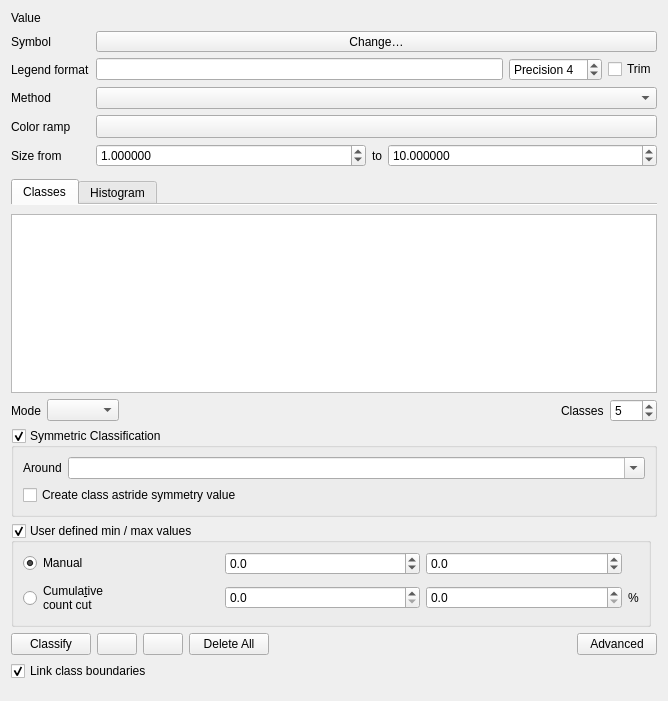
<?xml version="1.0" encoding="UTF-8"?>
<ui version="4.0">
 <class>QgsGraduatedSymbolRendererWidget</class>
 <widget class="QWidget" name="QgsGraduatedSymbolRendererWidget">
  <property name="geometry">
   <rect>
    <x>0</x>
    <y>0</y>
    <width>668</width>
    <height>701</height>
   </rect>
  </property>
  <layout class="QGridLayout" name="gridLayout">
   <item row="3" column="1">
    <widget class="QComboBox" name="methodComboBox">
     <property name="toolTip">
      <string>&lt;html&gt;&lt;head/&gt;&lt;body&gt;&lt;p&gt;Choose between color and size graduation. &lt;/p&gt;&lt;p&gt;&lt;br/&gt;&lt;/p&gt;&lt;p&gt;If you want to combine both, use a data-defined size for the symbol and graduate by color.&lt;/p&gt;&lt;/body&gt;&lt;/html&gt;</string>
     </property>
    </widget>
   </item>
   <item row="0" column="1">
    <widget class="QgsFieldExpressionWidget" name="mExpressionWidget" native="true">
     <property name="sizePolicy">
      <sizepolicy hsizetype="Preferred" vsizetype="Fixed">
       <horstretch>0</horstretch>
       <verstretch>0</verstretch>
      </sizepolicy>
     </property>
     <property name="minimumSize">
      <size>
       <width>10</width>
       <height>0</height>
      </size>
     </property>
     <property name="focusPolicy">
      <enum>Qt::StrongFocus</enum>
     </property>
    </widget>
   </item>
   <item row="2" column="0">
    <widget class="QLabel" name="label">
     <property name="text">
      <string>Legend format</string>
     </property>
     <property name="alignment">
      <set>Qt::AlignLeading|Qt::AlignLeft|Qt::AlignVCenter</set>
     </property>
     <property name="buddy">
      <cstring>txtLegendFormat</cstring>
     </property>
    </widget>
   </item>
   <item row="3" column="0">
    <widget class="QLabel" name="labelMethod">
     <property name="text">
      <string>Method</string>
     </property>
    </widget>
   </item>
   <item row="5" column="0">
    <widget class="QLabel" name="lblSize">
     <property name="text">
      <string>Size from</string>
     </property>
     <property name="buddy">
      <cstring>minSizeSpinBox</cstring>
     </property>
    </widget>
   </item>
   <item row="4" column="1">
    <widget class="QgsColorRampButton" name="btnColorRamp">
     <property name="sizePolicy">
      <sizepolicy hsizetype="Expanding" vsizetype="Fixed">
       <horstretch>0</horstretch>
       <verstretch>0</verstretch>
      </sizepolicy>
     </property>
     <property name="minimumSize">
      <size>
       <width>120</width>
       <height>0</height>
      </size>
     </property>
     <property name="maximumSize">
      <size>
       <width>16777215</width>
       <height>16777215</height>
      </size>
     </property>
    </widget>
   </item>
   <item row="0" column="0">
    <widget class="QLabel" name="label_4">
     <property name="text">
      <string>Value</string>
     </property>
    </widget>
   </item>
   <item row="5" column="1">
    <layout class="QHBoxLayout" name="layoutSize">
     <item>
      <widget class="QgsDoubleSpinBox" name="minSizeSpinBox">
       <property name="decimals">
        <number>6</number>
       </property>
       <property name="maximum">
        <double>999999999.000000000000000</double>
       </property>
       <property name="singleStep">
        <double>0.200000000000000</double>
       </property>
       <property name="value">
        <double>1.000000000000000</double>
       </property>
       <property name="showClearButton" stdset="0">
        <bool>false</bool>
       </property>
      </widget>
     </item>
     <item>
      <widget class="QLabel" name="lblSizeTo">
       <property name="sizePolicy">
        <sizepolicy hsizetype="Maximum" vsizetype="Preferred">
         <horstretch>0</horstretch>
         <verstretch>0</verstretch>
        </sizepolicy>
       </property>
       <property name="text">
        <string>to</string>
       </property>
      </widget>
     </item>
     <item>
      <widget class="QgsDoubleSpinBox" name="maxSizeSpinBox">
       <property name="decimals">
        <number>6</number>
       </property>
       <property name="maximum">
        <double>999999999.000000000000000</double>
       </property>
       <property name="singleStep">
        <double>0.200000000000000</double>
       </property>
       <property name="value">
        <double>10.000000000000000</double>
       </property>
       <property name="showClearButton" stdset="0">
        <bool>false</bool>
       </property>
      </widget>
     </item>
    </layout>
   </item>
   <item row="6" column="1">
    <widget class="QgsUnitSelectionWidget" name="mSizeUnitWidget" native="true">
     <property name="minimumSize">
      <size>
       <width>14</width>
       <height>0</height>
      </size>
     </property>
     <property name="focusPolicy">
      <enum>Qt::StrongFocus</enum>
     </property>
    </widget>
   </item>
   <item row="2" column="1">
    <layout class="QHBoxLayout" name="horizontalLayout_6">
     <property name="topMargin">
      <number>0</number>
     </property>
     <item>
      <widget class="QLineEdit" name="txtLegendFormat">
       <property name="toolTip">
        <string>Template for the legend text associated with each classification.  
Use &quot;%1&quot; for the lower bound of the classification, and &quot;%2&quot; for the upper bound.</string>
       </property>
       <property name="alignment">
        <set>Qt::AlignLeading|Qt::AlignLeft|Qt::AlignVCenter</set>
       </property>
      </widget>
     </item>
     <item>
      <widget class="QgsSpinBox" name="spinPrecision">
       <property name="sizePolicy">
        <sizepolicy hsizetype="Minimum" vsizetype="Fixed">
         <horstretch>0</horstretch>
         <verstretch>0</verstretch>
        </sizepolicy>
       </property>
       <property name="toolTip">
        <string>Precision of upper and lower values in label text.
Positive is number of decimal places
Negative rounds to powers of 10</string>
       </property>
       <property name="prefix">
        <string>Precision </string>
       </property>
       <property name="minimum">
        <number>0</number>
       </property>
       <property name="maximum">
        <number>10</number>
       </property>
       <property name="value">
        <number>4</number>
       </property>
      </widget>
     </item>
     <item>
      <widget class="QCheckBox" name="cbxTrimTrailingZeroes">
       <property name="toolTip">
        <string>Check to remove trailing zeroes after the decimal point from the upper and lower values in the legend.</string>
       </property>
       <property name="text">
        <string>Trim</string>
       </property>
      </widget>
     </item>
    </layout>
   </item>
   <item row="1" column="1">
    <widget class="QgsSymbolButton" name="btnChangeGraduatedSymbol">
     <property name="sizePolicy">
      <sizepolicy hsizetype="Minimum" vsizetype="Fixed">
       <horstretch>1</horstretch>
       <verstretch>0</verstretch>
      </sizepolicy>
     </property>
     <property name="text">
      <string>Change…</string>
     </property>
    </widget>
   </item>
   <item row="4" column="0">
    <widget class="QLabel" name="lblColorRamp">
     <property name="text">
      <string>Color ramp</string>
     </property>
     <property name="buddy">
      <cstring>btnColorRamp</cstring>
     </property>
    </widget>
   </item>
   <item row="1" column="0">
    <widget class="QLabel" name="label_6">
     <property name="text">
      <string>Symbol</string>
     </property>
     <property name="buddy">
      <cstring>btnChangeGraduatedSymbol</cstring>
     </property>
    </widget>
   </item>
   <item row="7" column="0" colspan="2">
    <widget class="QTabWidget" name="tabWidget">
     <property name="currentIndex">
      <number>0</number>
     </property>
     <property name="documentMode">
      <bool>true</bool>
     </property>
     <widget class="QWidget" name="tab">
      <attribute name="title">
       <string>Classes</string>
      </attribute>
      <layout class="QGridLayout" name="gridLayout_3">
       <property name="leftMargin">
        <number>0</number>
       </property>
       <property name="rightMargin">
        <number>0</number>
       </property>
       <item row="2" column="0">
        <layout class="QFormLayout" name="mParametersLayout"/>
       </item>
       <item row="1" column="0" colspan="3">
        <layout class="QHBoxLayout" name="horizontalLayout_5">
         <item>
          <widget class="QLabel" name="label_8">
           <property name="text">
            <string>Mode</string>
           </property>
           <property name="buddy">
            <cstring>cboGraduatedMode</cstring>
           </property>
          </widget>
         </item>
         <item>
          <widget class="QComboBox" name="cboGraduatedMode">
           <property name="editable">
            <bool>false</bool>
           </property>
          </widget>
         </item>
         <item>
          <widget class="QWidget" name="widget" native="true"/>
         </item>
         <item>
          <spacer name="horizontalSpacer_4">
           <property name="orientation">
            <enum>Qt::Horizontal</enum>
           </property>
           <property name="sizeHint" stdset="0">
            <size>
             <width>40</width>
             <height>20</height>
            </size>
           </property>
          </spacer>
         </item>
         <item>
          <widget class="QLabel" name="label_5">
           <property name="text">
            <string>Classes</string>
           </property>
           <property name="buddy">
            <cstring>spinGraduatedClasses</cstring>
           </property>
          </widget>
         </item>
         <item>
          <widget class="QgsSpinBox" name="spinGraduatedClasses">
           <property name="sizePolicy">
            <sizepolicy hsizetype="Minimum" vsizetype="Fixed">
             <horstretch>0</horstretch>
             <verstretch>0</verstretch>
            </sizepolicy>
           </property>
           <property name="minimum">
            <number>1</number>
           </property>
           <property name="maximum">
            <number>999</number>
           </property>
           <property name="value">
            <number>5</number>
           </property>
          </widget>
         </item>
        </layout>
       </item>
       <item row="5" column="0" colspan="3">
        <layout class="QHBoxLayout" name="horizontalLayout_3">
         <item>
          <widget class="QPushButton" name="btnGraduatedClassify">
           <property name="text">
            <string>Classify</string>
           </property>
          </widget>
         </item>
         <item>
          <widget class="QPushButton" name="btnGraduatedAdd">
           <property name="toolTip">
            <string>Add class</string>
           </property>
           <property name="icon">
            <iconset resource="../../images/images.qrc">
             <normaloff>:/images/themes/default/symbologyAdd.svg</normaloff>:/images/themes/default/symbologyAdd.svg</iconset>
           </property>
          </widget>
         </item>
         <item>
          <widget class="QPushButton" name="btnGraduatedDelete">
           <property name="toolTip">
            <string>Delete</string>
           </property>
           <property name="icon">
            <iconset resource="../../images/images.qrc">
             <normaloff>:/images/themes/default/symbologyRemove.svg</normaloff>:/images/themes/default/symbologyRemove.svg</iconset>
           </property>
          </widget>
         </item>
         <item>
          <widget class="QPushButton" name="btnDeleteAllClasses">
           <property name="text">
            <string>Delete All</string>
           </property>
          </widget>
         </item>
         <item>
          <spacer name="horizontalSpacer_2">
           <property name="orientation">
            <enum>Qt::Horizontal</enum>
           </property>
           <property name="sizeHint" stdset="0">
            <size>
             <width>0</width>
             <height>20</height>
            </size>
           </property>
          </spacer>
         </item>
         <item>
          <widget class="QPushButton" name="btnAdvanced">
           <property name="text">
            <string>Advanced</string>
           </property>
          </widget>
         </item>
        </layout>
       </item>
       <item row="0" column="0" colspan="3">
        <widget class="QTreeView" name="viewGraduated">
         <property name="contextMenuPolicy">
          <enum>Qt::CustomContextMenu</enum>
         </property>
         <property name="showDropIndicator" stdset="0">
          <bool>true</bool>
         </property>
         <property name="dragDropMode">
          <enum>QAbstractItemView::InternalMove</enum>
         </property>
         <property name="selectionMode">
          <enum>QAbstractItemView::ExtendedSelection</enum>
         </property>
         <property name="rootIsDecorated">
          <bool>false</bool>
         </property>
         <property name="itemsExpandable">
          <bool>false</bool>
         </property>
         <property name="sortingEnabled">
          <bool>true</bool>
         </property>
        </widget>
       </item>
       <item row="6" column="0" colspan="3">
        <layout class="QHBoxLayout" name="_2">
         <item>
          <widget class="QCheckBox" name="cbxLinkBoundaries">
           <property name="text">
            <string>Link class boundaries</string>
           </property>
           <property name="checked">
            <bool>true</bool>
           </property>
          </widget>
         </item>
        </layout>
       </item>
       <item row="3" column="0" colspan="3">
        <widget class="QgsCollapsibleGroupBoxBasic" name="mGroupBoxSymmetric">
         <property name="title">
          <string>Symmetric Classification</string>
         </property>
         <property name="checkable">
          <bool>true</bool>
         </property>
         <layout class="QGridLayout" name="gridLayout_2" columnstretch="0,1">
          <item row="0" column="0">
           <widget class="QLabel" name="label_2">
            <property name="text">
             <string>Around</string>
            </property>
           </widget>
          </item>
          <item row="0" column="1">
           <widget class="QComboBox" name="cboSymmetryPoint">
            <property name="editable">
             <bool>true</bool>
            </property>
           </widget>
          </item>
          <item row="2" column="0" colspan="2">
           <widget class="QCheckBox" name="cbxAstride">
            <property name="text">
             <string>Create class astride symmetry value</string>
            </property>
           </widget>
          </item>
         </layout>
        </widget>
       </item>
       <item row="2" column="1">
        <spacer name="horizontalSpacer_3">
         <property name="orientation">
          <enum>Qt::Horizontal</enum>
         </property>
         <property name="sizeHint" stdset="0">
          <size>
           <width>40</width>
           <height>0</height>
          </size>
         </property>
        </spacer>
       </item>
       <item row="4" column="0" colspan="2">
        <widget class="QgsCollapsibleGroupBoxBasic" name="mGroupBoxMinMax">
         <property name="title">
          <string>User defined min / max values</string>
         </property>
         <property name="checkable">
          <bool>true</bool>
         </property>
         <layout class="QGridLayout" name="gridLayout_4">
          <item row="1" column="3">
           <widget class="QDoubleSpinBox" name="mManualMinDoubleSpinBox">
            <property name="decimals">
             <number>1</number>
            </property>
            <property name="minimum">
             <double>-99999999999999991611392.000000000000000</double>
            </property>
            <property name="maximum">
             <double>99999999999999991611392.000000000000000</double>
            </property>
           </widget>
          </item>
          <item row="1" column="0">
           <widget class="QRadioButton" name="mManualMinMaxRadioButton">
            <property name="text">
             <string>Manual</string>
            </property>
            <property name="checked">
             <bool>true</bool>
            </property>
           </widget>
          </item>
          <item row="1" column="5">
           <widget class="QDoubleSpinBox" name="mManualMaxDoubleSpinBox">
            <property name="decimals">
             <number>1</number>
            </property>
            <property name="minimum">
             <double>-99999999999999991611392.000000000000000</double>
            </property>
            <property name="maximum">
             <double>99999999999999991611392.000000000000000</double>
            </property>
           </widget>
          </item>
          <item row="2" column="0">
           <widget class="QRadioButton" name="mCumulativeCutRadioButton">
            <property name="text">
             <string>Cumula&amp;tive
count cut</string>
            </property>
            <property name="checked">
             <bool>false</bool>
            </property>
           </widget>
          </item>
          <item row="2" column="3">
           <widget class="QgsDoubleSpinBox" name="mCumulativeCutLowerDoubleSpinBox">
            <property name="decimals">
             <number>1</number>
            </property>
           </widget>
          </item>
          <item row="2" column="5">
           <widget class="QgsDoubleSpinBox" name="mCumulativeCutUpperDoubleSpinBox">
            <property name="decimals">
             <number>1</number>
            </property>
           </widget>
          </item>
          <item row="2" column="6">
           <widget class="QLabel" name="label_3">
            <property name="sizePolicy">
             <sizepolicy hsizetype="Fixed" vsizetype="Preferred">
              <horstretch>0</horstretch>
              <verstretch>0</verstretch>
             </sizepolicy>
            </property>
            <property name="text">
             <string>%</string>
            </property>
           </widget>
          </item>
         </layout>
        </widget>
       </item>
      </layout>
     </widget>
     <widget class="QWidget" name="tab_2">
      <attribute name="title">
       <string>Histogram</string>
      </attribute>
      <layout class="QVBoxLayout" name="verticalLayout_2" stretch="0">
       <item>
        <widget class="QgsGraduatedHistogramWidget" name="mHistogramWidget" native="true"/>
       </item>
      </layout>
     </widget>
    </widget>
   </item>
  </layout>
 </widget>
 <customwidgets>
  <customwidget>
   <class>QgsSpinBox</class>
   <extends>QSpinBox</extends>
   <header>qgsspinbox.h</header>
   <container>1</container>
  </customwidget>
  <customwidget>
   <class>QgsDoubleSpinBox</class>
   <extends>QDoubleSpinBox</extends>
   <header>qgsdoublespinbox.h</header>
  </customwidget>
  <customwidget>
   <class>QgsFieldExpressionWidget</class>
   <extends>QWidget</extends>
   <header>qgsfieldexpressionwidget.h</header>
   <container>1</container>
  </customwidget>
  <customwidget>
   <class>QgsSymbolButton</class>
   <extends>QToolButton</extends>
   <header>qgssymbolbutton.h</header>
  </customwidget>
  <customwidget>
   <class>QgsUnitSelectionWidget</class>
   <extends>QWidget</extends>
   <header>qgsunitselectionwidget.h</header>
   <container>1</container>
  </customwidget>
  <customwidget>
   <class>QgsColorRampButton</class>
   <extends>QToolButton</extends>
   <header>qgscolorrampbutton.h</header>
   <container>1</container>
  </customwidget>
  <customwidget>
   <class>QgsCollapsibleGroupBoxBasic</class>
   <extends>QGroupBox</extends>
   <header location="global">qgscollapsiblegroupbox.h</header>
   <container>1</container>
  </customwidget>
  <customwidget>
   <class>QgsGraduatedHistogramWidget</class>
   <extends>QWidget</extends>
   <header>qgsgraduatedhistogramwidget.h</header>
   <container>1</container>
  </customwidget>
 </customwidgets>
 <tabstops>
  <tabstop>mExpressionWidget</tabstop>
  <tabstop>btnChangeGraduatedSymbol</tabstop>
  <tabstop>txtLegendFormat</tabstop>
  <tabstop>spinPrecision</tabstop>
  <tabstop>cbxTrimTrailingZeroes</tabstop>
  <tabstop>methodComboBox</tabstop>
  <tabstop>btnColorRamp</tabstop>
  <tabstop>minSizeSpinBox</tabstop>
  <tabstop>maxSizeSpinBox</tabstop>
  <tabstop>mSizeUnitWidget</tabstop>
  <tabstop>tabWidget</tabstop>
  <tabstop>viewGraduated</tabstop>
  <tabstop>cboGraduatedMode</tabstop>
  <tabstop>spinGraduatedClasses</tabstop>
  <tabstop>mGroupBoxSymmetric</tabstop>
  <tabstop>cboSymmetryPoint</tabstop>
  <tabstop>cbxAstride</tabstop>
  <tabstop>btnGraduatedClassify</tabstop>
  <tabstop>btnGraduatedAdd</tabstop>
  <tabstop>btnGraduatedDelete</tabstop>
  <tabstop>btnDeleteAllClasses</tabstop>
  <tabstop>btnAdvanced</tabstop>
  <tabstop>cbxLinkBoundaries</tabstop>
 </tabstops>
 <resources>
  <include location="../../images/images.qrc"/>
 </resources>
 <connections/>
</ui>
